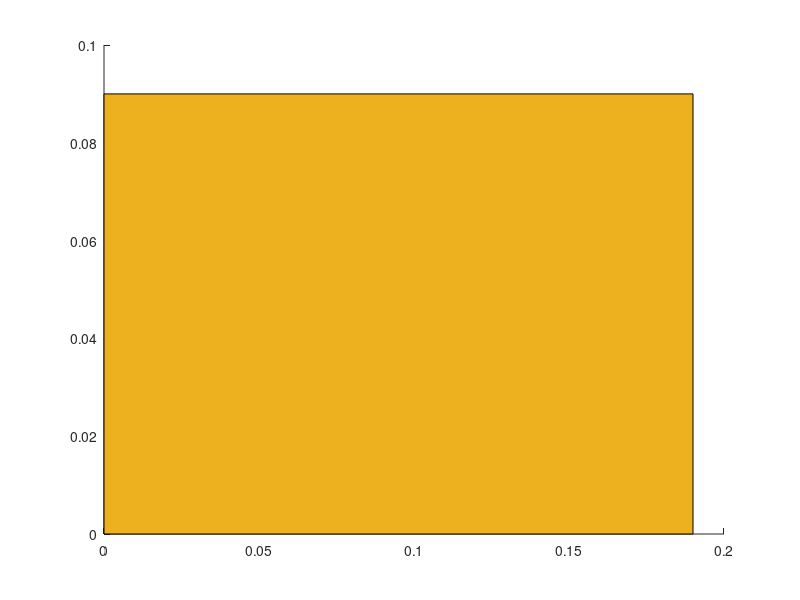

Reproduce this figure in MATLAB.
close all; clc; clear;

B =	0.09;
H = 0.05;
L = 0.19;

e1 = 2e-2;
e2 = 2e-2;
e  = 1e-2;

k_rv1 = 1.15; ce_rv1 = 1.00; p_rv1 = 2000;
k_cer = 0.90; ce_cer = 0.92; p_cer = 1600;
k_rv2 = 1.15; ce_rv2 = 1.00; p_rv2 = 2000;
k_arg = 1.15; ce_arg = 1.00; p_arg = 2000;

Lvet = L;

Bmat = zeros(1,1);
Bmat(1,1)   =  B;
% Bmat(2,1:5)   = [1.5, 3, 1, 3, 1.5]*1e-2;
% Bmat(3,1)   =  B;
% Bmat(4,1:5) = [1.5, 3, 1, 3, 1.5]*1e-2;
% Bmat(5,1)   =  B;
% Bmat(6,1:5) = [1.5, 3, 1, 3, 1.5]*1e-2;
% Bmat(7,1)   =  B;

figure()
hold on;
c = [0.9290 0.6940 0.1250]; 
fill([0 L L 0],[0 0 B B],c)      

Avet = H*Lvet;
RTvet = zeros(1,length(Lvet));
CTvet = zeros(1,length(Lvet));
area_vaz = 0;
for ii = 1:size(Bmat,1)
    RT = 0;
    CT = 0;
    for jj = 1:size(Bmat,2)
        val = Bmat(ii,jj);
        if val && rem(jj,2) 
            RT = RT + val/k_cer;
            CT = CT + val*ce_cer*p_cer; 
        end    
        if val && ~rem(jj,2)
            dl = Lvet(ii);
            db = Bmat(ii,jj);
            area_vaz = area_vaz + dl*db;
            L0 = sum(Lvet(1:ii-1));
            B0 = sum(Bmat(ii,1:jj-1));
            fill([L0 L0+dl L0+dl L0],[B0 B0 B0+db B0+db],'w')
            if val>=1e-2 && val<=2e-2
                RT = RT + 0.14;
            end
            if val>2e-2 && val<=5e-2
                RT = RT + 0.16;
            end
            if val>5e-2
                RT = RT + 0.17;
            end
        end
    end
    RTvet(ii) = RT;
    CTvet(ii) = CT;
end

%% BLOCK %%

RT_block = sum(Avet)/sum(Avet./RTvet);
UT_block = 1/(RT_block + 0.13 + 0.04);
CT_block = sum(Avet)/sum(Avet./CTvet);
      
%% BLOCK w/ REV %%

RT_block_rev = e1/k_rv1 + RT_block + e2/k_rv2 + 0.13 + 0.04;
UT_block_rev = 1/RT_block_rev;

CT_block_rev = e1*ce_rv1*p_rv1 + CT_block + e2*ce_rv2*p_rv2;

%% PRISM %%

SA = L*e;
SB = L*H;

RTA = e1/k_rv1 + B/k_arg + e2/k_rv2;
RTB = e1/k_rv1 + RT_block + e2/k_rv2;

RT_prism = (SA + 2*SB)/(SA/RTA + 2*SB/RTB) + 0.13 + 0.04;
UT_prism = 1/RT_prism;

CTA = e1*ce_rv1*p_rv1 + B*ce_arg*p_arg + e2*ce_rv2*p_rv2;
CTB = e1*ce_rv1*p_rv1 + CT_block + e2*ce_rv2*p_rv2;

CT_prism = (SA + 2*SB)/(SA/CTA + 2*SB/CTB);

%% WALL %%

SA = L*e + (H + e)*e;
SB = L*H;

% RTA = e1/k_rv1 + B/k_arg + e2/k_rv2;
% RTB = e1/k_rv1 + RT_block + e2/k_rv2;

RT_wall = (SA + SB)/(SA/RTA + SB/RTB) + 0.13 + 0.04;
UT_wall = 1/RT_wall;

% CTA = e1*ce_rv1*p_rv1 + B*ce_arg*p_arg + e2*ce_rv2*p_rv2;
% CTB = e1*ce_rv1*p_rv1 + CT_block + e2*ce_rv2*p_rv2;

CT_wall = (SA + SB)/(SA/CTA + SB/CTB);

area_brut = B*L;
area_liq = B*L-area_vaz;
ratio_area = area_liq/area_brut;
fprintf(' ===================================================================== \n')
fprintf('     Área Bruta: [cm2] = %6.3f, Área Líquida: [cm2] = %6.3f \n',area_brut*1e4,area_liq*1e4);
fprintf('            =>   Al/Ab = %6.3f \n',ratio_area);
fprintf(' ===================================================================== \n')
fprintf('          Bloco: UT [W/(m2K)] = %6.3f, CT [kJ/(m2K)] = %6.3f \n',UT_block,CT_block);
fprintf('Bloco Revestido: UT [W/(m2K)] = %6.3f, CT [kJ/(m2K)] = %6.3f \n',UT_block_rev,CT_block_rev);
fprintf('         Prisma: UT [W/(m2K)] = %6.3f, CT [kJ/(m2K)] = %6.3f \n',UT_prism,CT_prism);
fprintf('         Parede: UT [W/(m2K)] = %6.3f, CT [kJ/(m2K)] = %6.3f \n',UT_wall,CT_wall);
